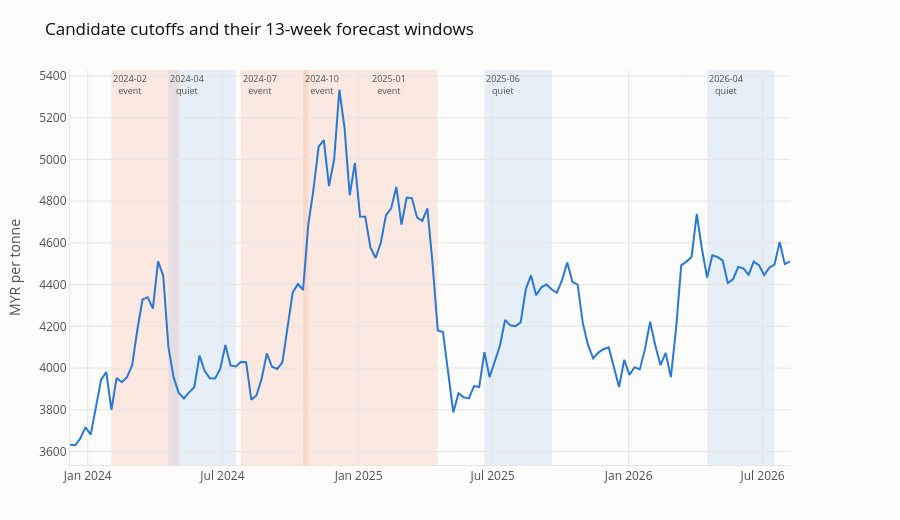

Notebook code cell kept with this figure:
### Markdown cell above
---
## 6. Visual check

The chart is the audit. If an orange band looks flat, or a blue band contains a
cliff, the label is wrong and the cutoff should be swapped.

### Code cell
plot_cutoff_windows(
    svc.get_series(MPOB_WEEKLY_SERIES_ID, as_of=as_of),
    cutoffs=DEFAULT_CUTOFFS,
    horizons=13,
)

### Figure 1 — Plotly figure (JSON) as saved in the notebook; plotly's stock layout.template omitted (floating-point values rounded to 4 significant figures; data arrays with more than 128 entries replaced by an {"elided": "..."} marker saying what was removed)
{"data": [{"hovertemplate": "%{x|%d %b %Y}<br><b>RM%{y:,.0f}</b>/tonne<extra></extra>", "line": {"color": "#2a78d6", "width": 2}, "mode": "lines", "name": "Palm oil", "type": "scatter", "x": {"elided": "140 str values"}, "y": {"elided": "140 float values"}}], "layout": {"annotations": [{"font": {"size": 9}, "showarrow": false, "text": "2024-02<br>event", "x": "2024-02-02", "xanchor": "left", "xref": "x", "y": 1, "yanchor": "top", "yref": "y domain"}, {"font": {"size": 9}, "showarrow": false, "text": "2024-04<br>quiet", "x": "2024-04-19", "xanchor": "left", "xref": "x", "y": 1, "yanchor": "top", "yref": "y domain"}, {"font": {"size": 9}, "showarrow": false, "text": "2024-07<br>event", "x": "2024-07-26", "xanchor": "left", "xref": "x", "y": 1, "yanchor": "top", "yref": "y domain"}, {"font": {"size": 9}, "showarrow": false, "text": "2024-10<br>event", "x": "2024-10-18", "xanchor": "left", "xref": "x", "y": 1, "yanchor": "top", "yref": "y domain"}, {"font": {"size": 9}, "showarrow": false, "text": "2025-01<br>event", "x": "2025-01-17", "xanchor": "left", "xref": "x", "y": 1, "yanchor": "top", "yref": "y domain"}, {"font": {"size": 9}, "showarrow": false, "text": "2025-06<br>quiet", "x": "2025-06-20", "xanchor": "left", "xref": "x", "y": 1, "yanchor": "top", "yref": "y domain"}, {"font": {"size": 9}, "showarrow": false, "text": "2026-04<br>quiet", "x": "2026-04-17", "xanchor": "left", "xref": "x", "y": 1, "yanchor": "top", "yref": "y domain"}], "font": {"color": "#52514e", "size": 12}, "height": 520, "hovermode": "x unified", "legend": {"orientation": "h", "x": 0, "xanchor": "left", "y": 1.02, "yanchor": "bottom"}, "margin": {"b": 55, "l": 70, "r": 110, "t": 70}, "paper_bgcolor": "#fcfcfb", "plot_bgcolor": "#fcfcfb", "shapes": [{"fillcolor": "rgba(235, 104, 52, 0.13)", "layer": "below", "line": {"width": 0}, "type": "rect", "x0": "2024-02-02", "x1": "2024-05-03", "xref": "x", "y0": 0, "y1": 1, "yref": "y domain"}, {"fillcolor": "rgba(42, 120, 214, 0.10)", "layer": "below", "line": {"width": 0}, "type": "rect", "x0": "2024-04-19", "x1": "2024-07-19", "xref": "x", "y0": 0, "y1": 1, "yref": "y domain"}, {"fillcolor": "rgba(235, 104, 52, 0.13)", "layer": "below", "line": {"width": 0}, "type": "rect", "x0": "2024-07-26", "x1": "2024-10-25", "xref": "x", "y0": 0, "y1": 1, "yref": "y domain"}, {"fillcolor": "rgba(235, 104, 52, 0.13)", "layer": "below", "line": {"width": 0}, "type": "rect", "x0": "2024-10-18", "x1": "2025-01-17", "xref": "x", "y0": 0, "y1": 1, "yref": "y domain"}, {"fillcolor": "rgba(235, 104, 52, 0.13)", "layer": "below", "line": {"width": 0}, "type": "rect", "x0": "2025-01-17", "x1": "2025-04-18", "xref": "x", "y0": 0, "y1": 1, "yref": "y domain"}, {"fillcolor": "rgba(42, 120, 214, 0.10)", "layer": "below", "line": {"width": 0}, "type": "rect", "x0": "2025-06-20", "x1": "2025-09-19", "xref": "x", "y0": 0, "y1": 1, "yref": "y domain"}, {"fillcolor": "rgba(42, 120, 214, 0.10)", "layer": "below", "line": {"width": 0}, "type": "rect", "x0": "2026-04-17", "x1": "2026-07-17", "xref": "x", "y0": 0, "y1": 1, "yref": "y domain"}], "title": {"font": {"color": "#0b0b0b", "size": 17}, "text": "Candidate cutoffs and their 13-week forecast windows"}, "xaxis": {"gridcolor": "#e6e5e1", "linecolor": "#e6e5e1", "showspikes": false, "zeroline": false}, "yaxis": {"gridcolor": "#e6e5e1", "linecolor": "#e6e5e1", "showspikes": false, "title": {"text": "MYR per tonne"}, "zeroline": false}}}
